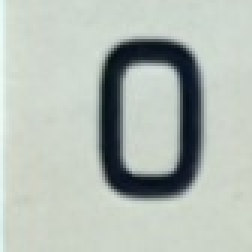
#> input picture templates/0.jpg, 84 x 84 px (shown 3 times larger)
$ python -i script_predictii.py   (imports and definitions only)
#> lines starting #> are read from the running program, lines starting #| are printed output that depends on the picture; after the words box and inside, x2 and y2 are one past the last pixel; in counts of white or black regions, pixels touching at a corner belong together
#> further down, picture is the input picture: shape (84, 84, 3); mean B, G, R 182, 189, 180.6
import cv2 as cv
import numpy as np
import os


# [34 lines left out: functions show_image, galben, tabla_start, not called in this run]


def extrage_careu(image):
    if image is None:
        print("Error: Image not loaded.")
        return None
    blue_channel, green_channel, red_channel = cv.split(image)
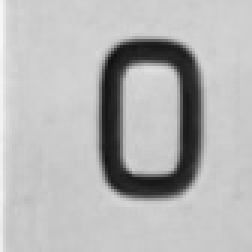
#> blue_channel: shape (84, 84) (shown 3 times larger); min 16, max 247, mean 182
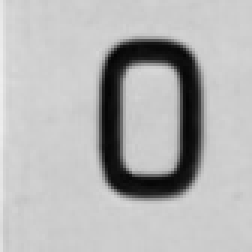
#> red_channel: shape (84, 84) (shown 3 times larger); min 3, max 238, mean 180.6
    gray = blue_channel
    blurred = cv.GaussianBlur(gray, (5, 5), 7)
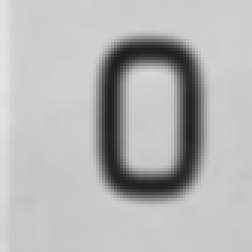
#> blurred: shape (84, 84) (shown 3 times larger); min 30, max 227, mean 181.9
    _, thresh = cv.threshold(blurred, 150, 255, cv.THRESH_BINARY)
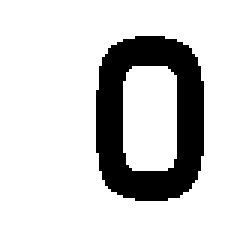
#> thresh: shape (84, 84) (shown 3 times larger); 83.6% white; 1 black region, box (x1, y1, x2, y2) and area: (32, 12, 68, 67) 1154

    contours, _ = cv.findContours(thresh, cv.RETR_EXTERNAL, cv.CHAIN_APPROX_SIMPLE)
#> contours = [[[0, 0], [0, 83], [83, 83], [83, 0]]]
    max_contour = max(contours, key=cv.contourArea)
#> max_contour = [[0, 0], [0, 83], [83, 83], [83, 0]]

    x, y, w, h = cv.boundingRect(max_contour)
#> x = 0; y = 0; w = 84; h = 84
    cropped_board = image[y + 250:y + h - 250, x + 250:x + w - 250]
#> cropped_board = empty array
    # show_image('cropped_board',cropped_board)
    return cropped_board


# [83 lines left out: functions extrage_patrat, extrage_piese, identify_piece, not called in this run]


def interior(number):
    if 0 <= number <= 13:
        return True


# [39 lines left out: function get_score, not called in this run]


directory_path = 'antrenare/'
numbers = ["0" + str(x) for x in range(1, 10)] + [str(x) for x in range(10, 51)]


# [42 lines left out: function rezolvare, not called in this run]


# [2 lines not run here, left out]

>>> import cv2
>>> picture = cv2.imread('templates/0.jpg')
>>> result = extrage_careu(picture)
#> result = empty array

$ run again, on templates/12.jpg
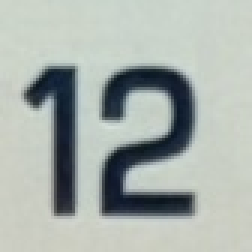
#> input picture templates/12.jpg, 84 x 84 px (shown 3 times larger)
#> picture is the input picture: shape (84, 84, 3); mean B, G, R 171.8, 176.9, 169
#> in extrage_careu, `blurred = cv.GaussianBlur(gray, (5, 5), 7)`:
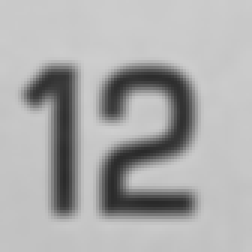
#> blurred: shape (84, 84) (shown 3 times larger); min 41, max 206, mean 171.8
#> in extrage_careu, `_, thresh = cv.threshold(blurred, 150, 255, cv.THRESH_BINARY)`:
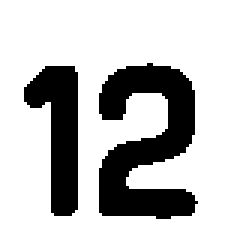
#> thresh: shape (84, 84) (shown 3 times larger); 77.9% white; 2 black regions, box (x1, y1, x2, y2) and area: (33, 21, 66, 73) 1024, (8, 22, 26, 72) 534
#> contours = [[[0, 0], [0, 83], [83, 83], [83, 0]]]
#> max_contour = [[0, 0], [0, 83], [83, 83], [83, 0]]
#> x = 0; w = 84
#> cropped_board = empty array

$ run again, on templates/13.jpg
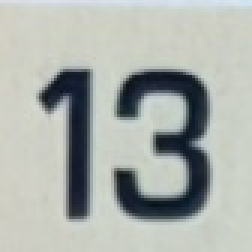
#> input picture templates/13.jpg, 84 x 84 px (shown 3 times larger)
#> picture is the input picture: shape (84, 84, 3); mean B, G, R 171.9, 177, 171.9
#> in extrage_careu, `blurred = cv.GaussianBlur(gray, (5, 5), 7)`:
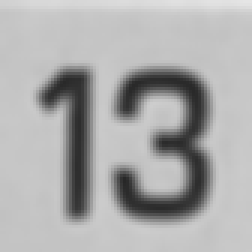
#> blurred: shape (84, 84) (shown 3 times larger); min 39, max 229, mean 171.8
#> in extrage_careu, `_, thresh = cv.threshold(blurred, 150, 255, cv.THRESH_BINARY)`:
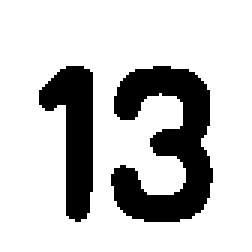
#> thresh: shape (84, 84) (shown 3 times larger); 78.2% white; 2 black regions, box (x1, y1, x2, y2) and area: (37, 22, 71, 74) 1006, (13, 22, 31, 74) 533
#> contours = [[[0, 0], [0, 83], [83, 83], [83, 0]]]
#> max_contour = [[0, 0], [0, 83], [83, 83], [83, 0]]
#> x = 0; w = 84
#> cropped_board = empty array

$ run again, on templates/14.jpg
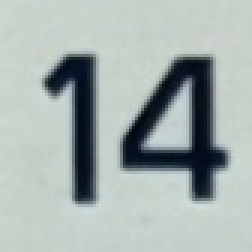
#> input picture templates/14.jpg, 84 x 84 px (shown 3 times larger)
#> picture is the input picture: shape (84, 84, 3); mean B, G, R 174.5, 177.5, 166.8
#> in extrage_careu, `blurred = cv.GaussianBlur(gray, (5, 5), 7)`:
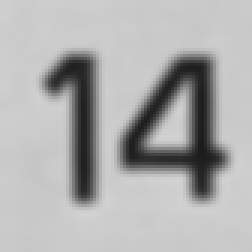
#> blurred: shape (84, 84) (shown 3 times larger); min 27, max 210, mean 174.5
#> in extrage_careu, `_, thresh = cv.threshold(blurred, 150, 255, cv.THRESH_BINARY)`:
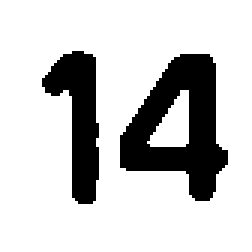
#> thresh: shape (84, 84) (shown 3 times larger); 79.5% white; 2 black regions, box (x1, y1, x2, y2) and area: (40, 18, 76, 67) 930, (14, 17, 33, 68) 514
#> contours = [[[0, 0], [0, 83], [83, 83], [83, 0]]]
#> max_contour = [[0, 0], [0, 83], [83, 83], [83, 0]]
#> x = 0; w = 84
#> cropped_board = empty array
